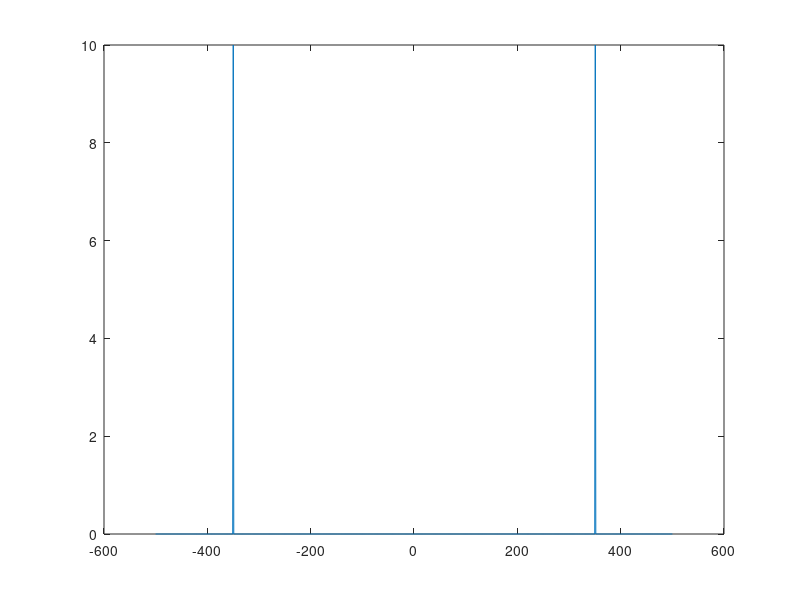

This chart was generated by the following MATLAB code:
fs=1000;
t=0:1/fs:1-1/fs;
x1=10*sin(2*pi*(350)*t);
fx1=fft(x1);
fx1=fftshift(fx1)/(fs/2);
f=fs/2*linspace(-1,1,fs);
plot(f,abs(fx1));
